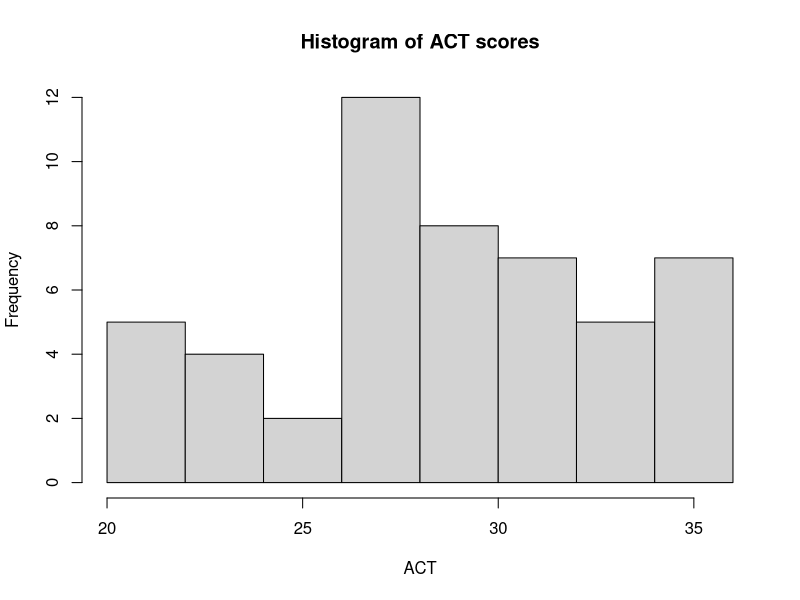
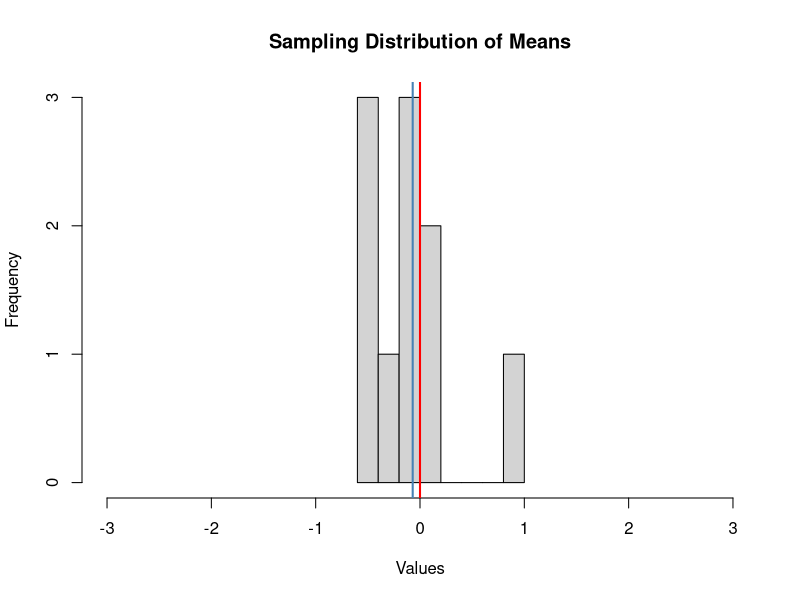
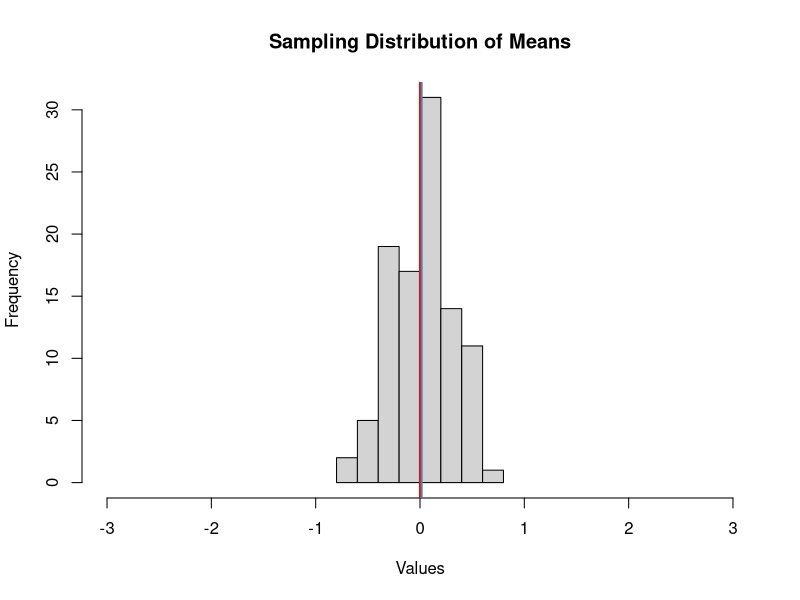
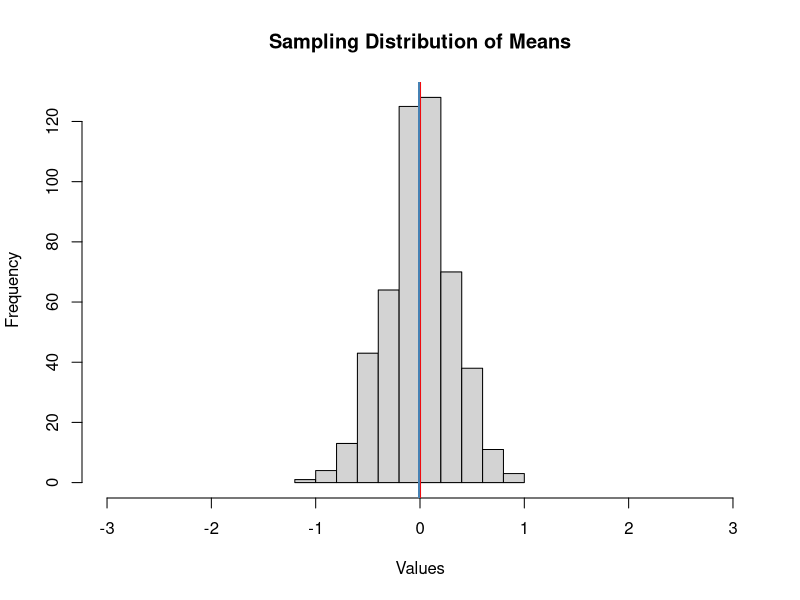
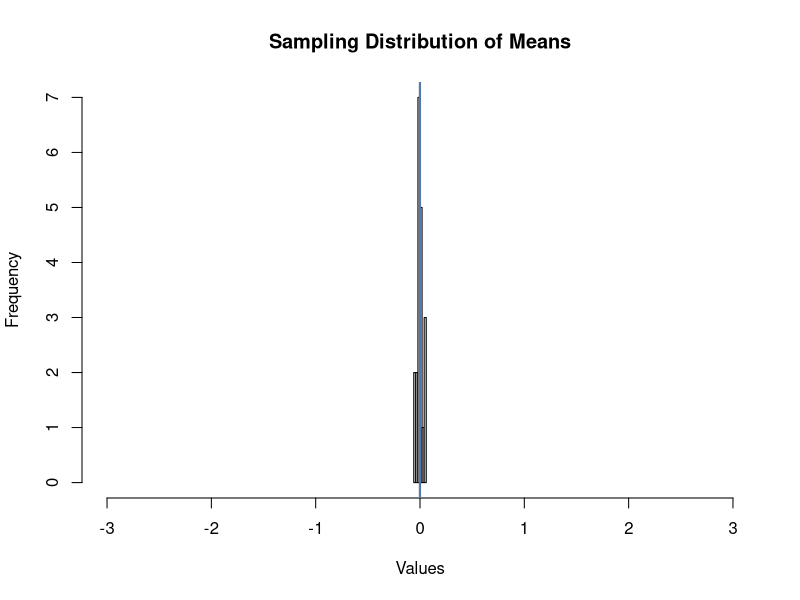
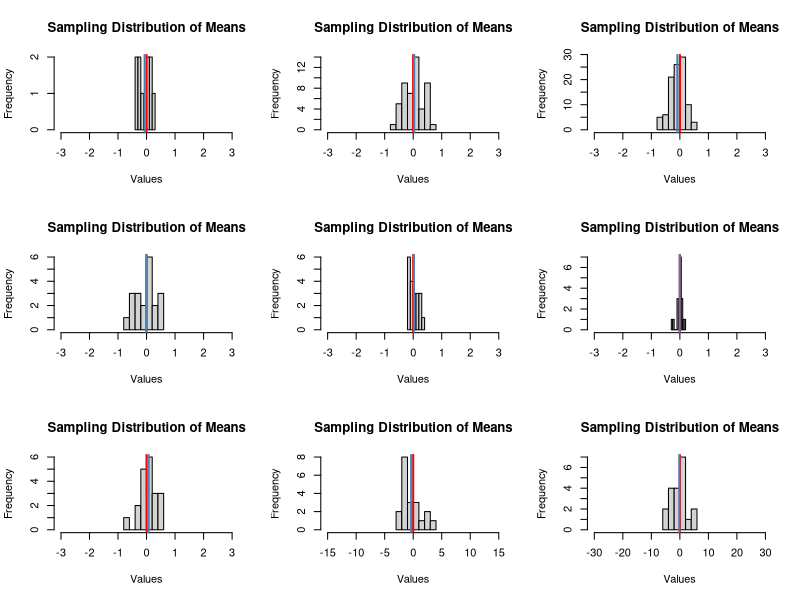

The R source for these figures, in order:
sat <- readr::read_csv("sat_act.csv")

sat$education[1:3]
sat$SATV[4:6]

hist(sat$ACT,main = "Histogram of ACT scores",
     xlab = "ACT")

mean(sat[sat$education == "graduate/professional", "ACT"])

sat |> 
  dplyr::filter(education == "graduate/professional",
                gender == "female") |> 
  dplyr::summarise(average_act = mean(ACT, na.rm=TRUE))

# standard error

se_satq <- sd(sat$SATQ / sqrt(length(sat)))

# sampling dist

demo_sampling_dist <- function(num_samples = 20,
                               sample_size = 10, 
                               pop_mu = 0, 
                               pop_sigma = 1) {
  # num_samples: the number of samples to take
  # sample_size: the sample size for each sample
  # pop_mu: the mean of the *population*
  # pop_sigma: the standard deviation of the *population*
  means_of_samples <- rep(NA, num_samples)  
  for (i in 1:num_samples) {
    sample_i <- rnorm(sample_size, pop_mu, pop_sigma)
    means_of_samples[i] <- mean(sample_i)
  }
  
  xlims <- c(pop_mu - (3*pop_sigma), pop_mu + 3*pop_sigma)
  hist(means_of_samples, 
       main = "Sampling Distribution of Means", 
       xlab = "Values", 
       xlim = xlims)
  abline(v = pop_mu, col = "red", lwd = 2)
  abline(v = mean(means_of_samples), col = "steelblue", lwd = 2)
  
}

lapply(list(10, 100, 500), demo_sampling_dist)

demo_sampling_dist(20, 1000)

# AS the number of samples the histogram distribution get closer to the normal distribution
# As the sample size increases the distribution gets narrowed around the mean

n_samples <- c(10, 50, 100)
sample_size <- c(10, 50, 100)
sigma <- c(1, 5, 10)

par(mfrow = c(3, 3))


purrr::map(n_samples, ~demo_sampling_dist(num_samples = .x))
purrr::map(sample_size, ~demo_sampling_dist(sample_size = .x))
purrr::map(sigma, ~demo_sampling_dist(pop_sigma = .x))
